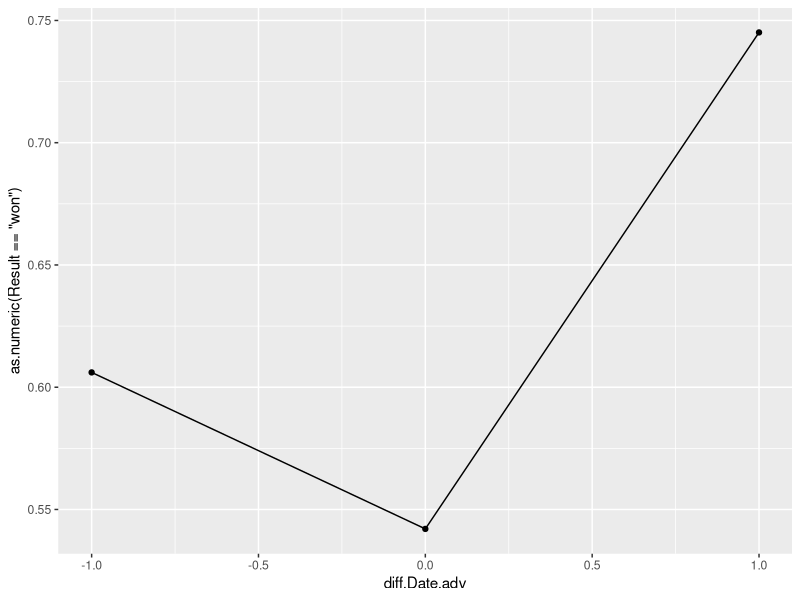
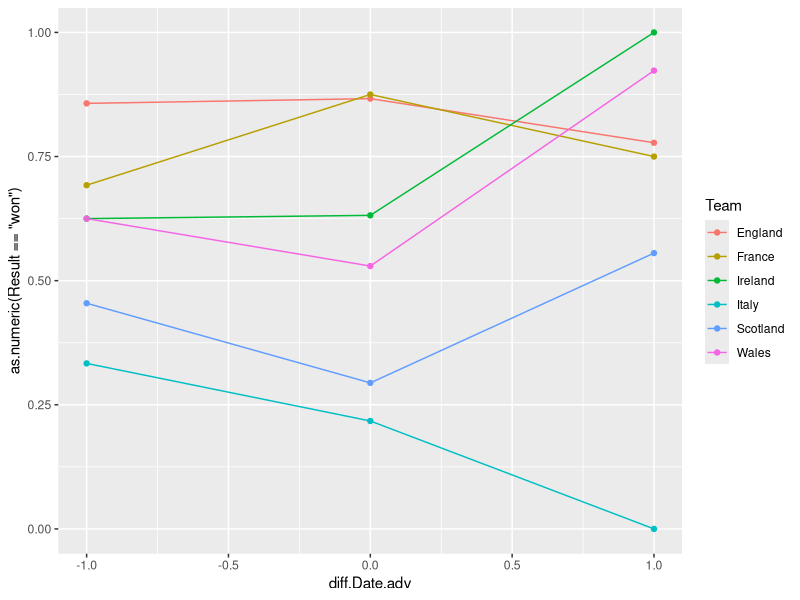

Recreate these plots in R, in order.
data = read.csv("sixnations_6dayto.csv")
# data is set up with one row per game  - Team is home team

## let's take out non-6day TOs (4 games)
data = data[data$diff.Date.adv<2 & data$diff.Date.adv> -2,]

## Initial coarse look
# total Home wins, losses and draws
aggregate(diff.Date.adv~Result, data, length)

# average Home win rate
mean(data$Result=="won")

# Home win rate in 6 day TOs? Higher than avg
with(data[data$diff.Date<7,], mean(Result=="won"))

# Average Home points diff
mean(data$Diff) # 

# Average Home points diff in when home team has 6 day TO? Close to avg
with(data[data$diff.Date<7,], mean(Diff))

# Consider differences in prep time 
# - 6 days for home vs 7 for opp (-1)
# - 7 days for home vs 7 for opp (0)
# - 7 days for home vs 7 for opp (+1)

# Home win rate and prep time differences? 
aggregate(Result=="won" ~ diff.Date.adv, data, mean)
# 1 Day less and 1 Day more both increase Home Win rate?

########
# Team specific look

# Total Home games in the set
aggregate(Diff~Team, data, length) 
# no of Home games with 6 Day TOs per team
aggregate(Diff~Team, data[data$diff.Date<7,], length) 

# Probability of Home Wins in all games 
aggregate(Result=="won"~Team, data, mean)

# Probability of Home Wins at levels of prep time difference
aggregate(Result=="won"~diff.Date.adv + Team, data, mean)

## some plots - requires ggplot2
install.packages("ggplot2")
library(ggplot2)
ggplot(data, aes(x = diff.Date.adv, y = as.numeric(Result=="won"))) +
  stat_summary(fun.y = "mean", geom = "point") +
  stat_summary(fun.y = "mean", geom = "line") +
  stat_summary(fun.data = "mean_cl_boot", geom = "errorbar") 

ggplot(data, aes(x = diff.Date.adv, y = as.numeric(Result=="won"), group = Team, colour = Team)) +
            stat_summary(fun.y = "mean", geom = "point") +
            stat_summary(fun.y = "mean", geom = "line")




